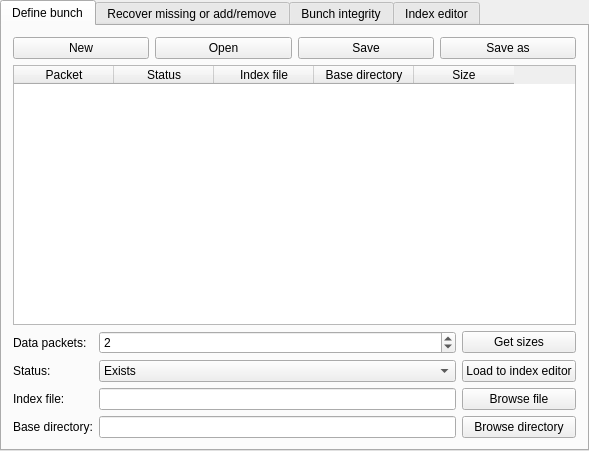
<?xml version="1.0" encoding="UTF-8"?>
<ui version="4.0">
 <class>MainWindow</class>
 <widget class="QMainWindow" name="MainWindow">
  <property name="geometry">
   <rect>
    <x>0</x>
    <y>0</y>
    <width>580</width>
    <height>451</height>
   </rect>
  </property>
  <property name="windowTitle">
   <string>XOR file create and recovery</string>
  </property>
  <widget class="QWidget" name="centralWidget">
   <layout class="QGridLayout" name="gridLayout">
    <property name="leftMargin">
     <number>0</number>
    </property>
    <property name="topMargin">
     <number>0</number>
    </property>
    <property name="rightMargin">
     <number>0</number>
    </property>
    <property name="bottomMargin">
     <number>0</number>
    </property>
    <item row="0" column="0">
     <widget class="QTabWidget" name="ToolTab">
      <property name="currentIndex">
       <number>0</number>
      </property>
      <widget class="QWidget" name="ToolTabXor">
       <attribute name="title">
        <string>Define bunch</string>
       </attribute>
       <layout class="QVBoxLayout" name="verticalLayout_3">
        <item>
         <layout class="QHBoxLayout" name="XorProjectPanel">
          <item>
           <widget class="QPushButton" name="ProjectNew">
            <property name="text">
             <string>New</string>
            </property>
           </widget>
          </item>
          <item>
           <widget class="QPushButton" name="ProjectLoad">
            <property name="text">
             <string>Open</string>
            </property>
           </widget>
          </item>
          <item>
           <widget class="QPushButton" name="ProjectSave">
            <property name="text">
             <string>Save</string>
            </property>
           </widget>
          </item>
          <item>
           <widget class="QPushButton" name="ProjectSaveAs">
            <property name="text">
             <string>Save as</string>
            </property>
           </widget>
          </item>
         </layout>
        </item>
        <item>
         <widget class="QTableWidget" name="PacketTable">
          <property name="editTriggers">
           <set>QAbstractItemView::NoEditTriggers</set>
          </property>
          <property name="selectionMode">
           <enum>QAbstractItemView::SingleSelection</enum>
          </property>
          <property name="selectionBehavior">
           <enum>QAbstractItemView::SelectRows</enum>
          </property>
          <property name="verticalScrollMode">
           <enum>QAbstractItemView::ScrollPerPixel</enum>
          </property>
          <property name="horizontalScrollMode">
           <enum>QAbstractItemView::ScrollPerPixel</enum>
          </property>
          <attribute name="verticalHeaderVisible">
           <bool>false</bool>
          </attribute>
          <column>
           <property name="text">
            <string>Packet</string>
           </property>
          </column>
          <column>
           <property name="text">
            <string>Status</string>
           </property>
          </column>
          <column>
           <property name="text">
            <string>Index file</string>
           </property>
          </column>
          <column>
           <property name="text">
            <string>Base directory</string>
           </property>
          </column>
          <column>
           <property name="text">
            <string>Size</string>
           </property>
          </column>
         </widget>
        </item>
        <item>
         <layout class="QGridLayout" name="XorPacketPanel">
          <item row="0" column="1">
           <widget class="QSpinBox" name="DataPacketN">
            <property name="minimum">
             <number>1</number>
            </property>
            <property name="maximum">
             <number>15</number>
            </property>
            <property name="value">
             <number>2</number>
            </property>
           </widget>
          </item>
          <item row="0" column="0">
           <widget class="QLabel" name="DataPacketL">
            <property name="text">
             <string>Data packets:</string>
            </property>
           </widget>
          </item>
          <item row="0" column="3">
           <widget class="QPushButton" name="PacketGetSizes">
            <property name="text">
             <string>Get sizes</string>
            </property>
           </widget>
          </item>
          <item row="1" column="1">
           <widget class="QComboBox" name="PacketStatus">
            <item>
             <property name="text">
              <string>Exists</string>
             </property>
            </item>
            <item>
             <property name="text">
              <string>Missing</string>
             </property>
            </item>
            <item>
             <property name="text">
              <string>Add/Remove</string>
             </property>
            </item>
           </widget>
          </item>
          <item row="1" column="0">
           <widget class="QLabel" name="PacketStatusL">
            <property name="text">
             <string>Status:</string>
            </property>
           </widget>
          </item>
          <item row="2" column="0">
           <widget class="QLabel" name="PacketFileL">
            <property name="text">
             <string>Index file:</string>
            </property>
           </widget>
          </item>
          <item row="3" column="0">
           <widget class="QLabel" name="PacketDirL">
            <property name="text">
             <string>Base directory:</string>
            </property>
           </widget>
          </item>
          <item row="2" column="1">
           <widget class="QLineEdit" name="PacketFile"/>
          </item>
          <item row="3" column="1">
           <widget class="QLineEdit" name="PacketDir"/>
          </item>
          <item row="3" column="3">
           <widget class="QPushButton" name="PacketDirBrowse">
            <property name="text">
             <string>Browse directory</string>
            </property>
           </widget>
          </item>
          <item row="2" column="3">
           <widget class="QPushButton" name="PacketFileBrowse">
            <property name="text">
             <string>Browse file</string>
            </property>
           </widget>
          </item>
          <item row="1" column="3">
           <widget class="QPushButton" name="PacketFileEdit">
            <property name="text">
             <string>Load to index editor</string>
            </property>
           </widget>
          </item>
         </layout>
        </item>
       </layout>
      </widget>
      <widget class="QWidget" name="ToolTabXorWork">
       <attribute name="title">
        <string>Recover missing or add/remove</string>
       </attribute>
       <layout class="QVBoxLayout" name="verticalLayout_2">
        <item>
         <layout class="QHBoxLayout" name="XorSectionPanel">
          <item>
           <widget class="QPushButton" name="ScenarioGenerate">
            <property name="text">
             <string>Generate scenario</string>
            </property>
           </widget>
          </item>
          <item>
           <widget class="QPushButton" name="ScenarioSetWaiting">
            <property name="text">
             <string>Set as waiting</string>
            </property>
           </widget>
          </item>
          <item>
           <widget class="QPushButton" name="ScenarioSetDone">
            <property name="text">
             <string>Set as done</string>
            </property>
           </widget>
          </item>
          <item>
           <widget class="QPushButton" name="ScenarioSetPostponed">
            <property name="text">
             <string>Set as postponed</string>
            </property>
           </widget>
          </item>
          <item>
           <widget class="QPushButton" name="ScenarioPerform">
            <property name="text">
             <string>Perform waiting</string>
            </property>
           </widget>
          </item>
         </layout>
        </item>
        <item>
         <layout class="QHBoxLayout" name="XorPacketRange">
          <item>
           <widget class="QLabel" name="Range1L">
            <property name="text">
             <string>Begin offset:</string>
            </property>
           </widget>
          </item>
          <item>
           <widget class="QLineEdit" name="Range1T">
            <property name="text">
             <string/>
            </property>
           </widget>
          </item>
          <item>
           <widget class="QLabel" name="Range2L">
            <property name="text">
             <string>End offset:</string>
            </property>
           </widget>
          </item>
          <item>
           <widget class="QLineEdit" name="Range2T">
            <property name="text">
             <string/>
            </property>
           </widget>
          </item>
          <item>
           <widget class="QPushButton" name="RangeWhole">
            <property name="text">
             <string>Whole packet</string>
            </property>
           </widget>
          </item>
          <item>
           <widget class="QLabel" name="PacketChunkL">
            <property name="text">
             <string>Chunk size (MB):</string>
            </property>
           </widget>
          </item>
          <item>
           <widget class="QLineEdit" name="PacketChunkT">
            <property name="text">
             <string>64</string>
            </property>
           </widget>
          </item>
         </layout>
        </item>
        <item>
         <widget class="QTableWidget" name="ScenarioViewerT">
          <property name="editTriggers">
           <set>QAbstractItemView::NoEditTriggers</set>
          </property>
          <property name="selectionMode">
           <enum>QAbstractItemView::SingleSelection</enum>
          </property>
          <property name="selectionBehavior">
           <enum>QAbstractItemView::SelectRows</enum>
          </property>
          <property name="verticalScrollMode">
           <enum>QAbstractItemView::ScrollPerPixel</enum>
          </property>
          <property name="horizontalScrollMode">
           <enum>QAbstractItemView::ScrollPerPixel</enum>
          </property>
          <attribute name="verticalHeaderVisible">
           <bool>false</bool>
          </attribute>
          <column>
           <property name="text">
            <string>Status</string>
           </property>
          </column>
          <column>
           <property name="text">
            <string>Operation</string>
           </property>
          </column>
         </widget>
        </item>
        <item>
         <widget class="QProgressBar" name="ScenarioProgress">
          <property name="maximum">
           <number>1000</number>
          </property>
          <property name="value">
           <number>0</number>
          </property>
          <property name="textVisible">
           <bool>false</bool>
          </property>
         </widget>
        </item>
       </layout>
      </widget>
      <widget class="QWidget" name="ToolTabIntegrity">
       <attribute name="title">
        <string>Bunch integrity</string>
       </attribute>
       <layout class="QGridLayout" name="gridLayout_2">
        <item row="0" column="0">
         <widget class="QSplitter" name="splitter">
          <property name="orientation">
           <enum>Qt::Vertical</enum>
          </property>
          <widget class="QFrame" name="frame">
           <layout class="QVBoxLayout" name="verticalLayout">
            <property name="leftMargin">
             <number>0</number>
            </property>
            <property name="topMargin">
             <number>0</number>
            </property>
            <property name="rightMargin">
             <number>0</number>
            </property>
            <property name="bottomMargin">
             <number>0</number>
            </property>
            <item>
             <widget class="QTableWidget" name="IntegrityRangeList">
              <property name="editTriggers">
               <set>QAbstractItemView::NoEditTriggers</set>
              </property>
              <property name="selectionMode">
               <enum>QAbstractItemView::SingleSelection</enum>
              </property>
              <property name="selectionBehavior">
               <enum>QAbstractItemView::SelectRows</enum>
              </property>
              <column>
               <property name="text">
                <string>Begin</string>
               </property>
              </column>
              <column>
               <property name="text">
                <string>End</string>
               </property>
              </column>
              <column>
               <property name="text">
                <string>Size</string>
               </property>
              </column>
              <column>
               <property name="text">
                <string>P status</string>
               </property>
              </column>
              <column>
               <property name="text">
                <string>Q status</string>
               </property>
              </column>
             </widget>
            </item>
            <item>
             <layout class="QHBoxLayout" name="IntegrityRangeAction">
              <item>
               <widget class="QPushButton" name="IntegrityRangeAdd">
                <property name="text">
                 <string>Add stripes</string>
                </property>
               </widget>
              </item>
              <item>
               <widget class="QPushButton" name="IntegrityRangeRem">
                <property name="text">
                 <string>Remove selected stripe</string>
                </property>
               </widget>
              </item>
              <item>
               <widget class="QPushButton" name="IntegrityRangeRemAll">
                <property name="text">
                 <string>Remove all stripes</string>
                </property>
               </widget>
              </item>
             </layout>
            </item>
           </layout>
          </widget>
          <widget class="QFrame" name="frame_2">
           <layout class="QVBoxLayout" name="verticalLayout_5">
            <property name="leftMargin">
             <number>0</number>
            </property>
            <property name="topMargin">
             <number>0</number>
            </property>
            <property name="rightMargin">
             <number>0</number>
            </property>
            <property name="bottomMargin">
             <number>0</number>
            </property>
            <item>
             <layout class="QHBoxLayout" name="IntegrityScenarioAction">
              <item>
               <widget class="QComboBox" name="IntegrityMode">
                <item>
                 <property name="text">
                  <string>P only</string>
                 </property>
                </item>
                <item>
                 <property name="text">
                  <string>Q only</string>
                 </property>
                </item>
                <item>
                 <property name="text">
                  <string>P and Q seq</string>
                 </property>
                </item>
                <item>
                 <property name="text">
                  <string>P and Q sim</string>
                 </property>
                </item>
               </widget>
              </item>
              <item>
               <widget class="QPushButton" name="IntegrityScenarioGen">
                <property name="text">
                 <string>Generate</string>
                </property>
               </widget>
              </item>
              <item>
               <widget class="QPushButton" name="IntegrityScenarioSetWaiting">
                <property name="text">
                 <string>Set as waiting</string>
                </property>
               </widget>
              </item>
              <item>
               <widget class="QPushButton" name="IntegrityScenarioSetDone">
                <property name="text">
                 <string>Set as done</string>
                </property>
               </widget>
              </item>
              <item>
               <widget class="QPushButton" name="IntegrityScenarioSetPostponed">
                <property name="text">
                 <string>Set as postponed</string>
                </property>
               </widget>
              </item>
              <item>
               <widget class="QPushButton" name="IntegrityScenarioPerform">
                <property name="text">
                 <string>Perform waiting</string>
                </property>
               </widget>
              </item>
             </layout>
            </item>
            <item>
             <layout class="QHBoxLayout" name="horizontalLayout_4">
              <item>
               <widget class="QLabel" name="IntegrityTempSizeL">
                <property name="text">
                 <string>Temporary file size:</string>
                </property>
               </widget>
              </item>
              <item>
               <widget class="QLineEdit" name="IntegrityTempSizeT">
                <property name="readOnly">
                 <bool>true</bool>
                </property>
               </widget>
              </item>
             </layout>
            </item>
            <item>
             <widget class="QTableWidget" name="IntegrityScenarioView">
              <property name="editTriggers">
               <set>QAbstractItemView::NoEditTriggers</set>
              </property>
              <property name="selectionMode">
               <enum>QAbstractItemView::SingleSelection</enum>
              </property>
              <property name="selectionBehavior">
               <enum>QAbstractItemView::SelectRows</enum>
              </property>
              <column>
               <property name="text">
                <string>Status</string>
               </property>
              </column>
              <column>
               <property name="text">
                <string>Operation</string>
               </property>
              </column>
             </widget>
            </item>
            <item>
             <widget class="QProgressBar" name="IntegrityScenarioProgress">
              <property name="maximum">
               <number>1000</number>
              </property>
              <property name="value">
               <number>0</number>
              </property>
              <property name="textVisible">
               <bool>false</bool>
              </property>
             </widget>
            </item>
            <item>
             <layout class="QHBoxLayout" name="horizontalLayout_3">
              <item>
               <widget class="QLabel" name="IntegrityTempFileL">
                <property name="text">
                 <string>Temporary file:</string>
                </property>
               </widget>
              </item>
              <item>
               <widget class="QLineEdit" name="IntegrityTempFileT"/>
              </item>
              <item>
               <widget class="QPushButton" name="IntegrityTempFileBrowse">
                <property name="text">
                 <string>Browse file</string>
                </property>
               </widget>
              </item>
              <item>
               <widget class="QLabel" name="IntegrityChunkSizeL">
                <property name="text">
                 <string>Chunk size (MB):</string>
                </property>
               </widget>
              </item>
              <item>
               <widget class="QLineEdit" name="IntegrityChunkSizeT">
                <property name="text">
                 <string>64</string>
                </property>
               </widget>
              </item>
             </layout>
            </item>
           </layout>
          </widget>
         </widget>
        </item>
       </layout>
      </widget>
      <widget class="QWidget" name="ToolTabFile">
       <attribute name="title">
        <string>Index editor</string>
       </attribute>
       <layout class="QVBoxLayout" name="verticalLayout_4">
        <item>
         <layout class="QHBoxLayout" name="FileIndexPanel">
          <item>
           <widget class="QPushButton" name="IndexClear">
            <property name="text">
             <string>New</string>
            </property>
           </widget>
          </item>
          <item>
           <widget class="QPushButton" name="IndexLoad">
            <property name="text">
             <string>Open</string>
            </property>
           </widget>
          </item>
          <item>
           <widget class="QPushButton" name="IndexSave">
            <property name="text">
             <string>Save</string>
            </property>
           </widget>
          </item>
          <item>
           <widget class="QPushButton" name="IndexSaveAs">
            <property name="text">
             <string>Save as</string>
            </property>
           </widget>
          </item>
          <item>
           <widget class="QLabel" name="FileIndexSizeL">
            <property name="text">
             <string>Packet size:</string>
            </property>
           </widget>
          </item>
          <item>
           <widget class="QLineEdit" name="FileIndexSize">
            <property name="sizePolicy">
             <sizepolicy hsizetype="Minimum" vsizetype="Fixed">
              <horstretch>0</horstretch>
              <verstretch>0</verstretch>
             </sizepolicy>
            </property>
            <property name="text">
             <string>0</string>
            </property>
            <property name="readOnly">
             <bool>true</bool>
            </property>
           </widget>
          </item>
         </layout>
        </item>
        <item>
         <widget class="QTableWidget" name="FileIndexTable">
          <property name="editTriggers">
           <set>QAbstractItemView::NoEditTriggers</set>
          </property>
          <property name="selectionMode">
           <enum>QAbstractItemView::SingleSelection</enum>
          </property>
          <property name="selectionBehavior">
           <enum>QAbstractItemView::SelectRows</enum>
          </property>
          <property name="verticalScrollMode">
           <enum>QAbstractItemView::ScrollPerPixel</enum>
          </property>
          <property name="horizontalScrollMode">
           <enum>QAbstractItemView::ScrollPerPixel</enum>
          </property>
          <attribute name="verticalHeaderVisible">
           <bool>false</bool>
          </attribute>
          <column>
           <property name="text">
            <string>Name</string>
           </property>
          </column>
          <column>
           <property name="text">
            <string>Size</string>
           </property>
          </column>
          <column>
           <property name="text">
            <string>Begin</string>
           </property>
          </column>
          <column>
           <property name="text">
            <string>End</string>
           </property>
          </column>
          <column>
           <property name="text">
            <string>Digest</string>
           </property>
          </column>
          <column>
           <property name="text">
            <string>Status</string>
           </property>
          </column>
         </widget>
        </item>
        <item>
         <layout class="QHBoxLayout" name="FilePacketPanel">
          <item>
           <widget class="QPushButton" name="FilePacketAdd">
            <property name="text">
             <string>Add existing file</string>
            </property>
           </widget>
          </item>
          <item>
           <widget class="QPushButton" name="FilePacketBlank">
            <property name="text">
             <string>Add new file</string>
            </property>
           </widget>
          </item>
          <item>
           <widget class="QPushButton" name="FilePacketRem">
            <property name="text">
             <string>Remove</string>
            </property>
           </widget>
          </item>
          <item>
           <widget class="QPushButton" name="FilePacketMoveUp">
            <property name="text">
             <string>Move up</string>
            </property>
           </widget>
          </item>
          <item>
           <widget class="QPushButton" name="FilePacketMoveDown">
            <property name="text">
             <string>Move down</string>
            </property>
           </widget>
          </item>
         </layout>
        </item>
        <item>
         <layout class="QHBoxLayout" name="FileDigestPanel1">
          <item>
           <widget class="QPushButton" name="FileDigestCalc">
            <property name="text">
             <string>Get digest - sel</string>
            </property>
           </widget>
          </item>
          <item>
           <widget class="QPushButton" name="FileDigestCalcAll">
            <property name="text">
             <string>Get digest - all</string>
            </property>
           </widget>
          </item>
          <item>
           <widget class="QPushButton" name="FileSizeCheckAll">
            <property name="text">
             <string>Test sizes</string>
            </property>
           </widget>
          </item>
          <item>
           <widget class="QPushButton" name="FileDigestCheck">
            <property name="text">
             <string>Test digest - sel</string>
            </property>
           </widget>
          </item>
          <item>
           <widget class="QPushButton" name="FileDigestCheckAll">
            <property name="text">
             <string>Test digest - all</string>
            </property>
           </widget>
          </item>
         </layout>
        </item>
        <item>
         <layout class="QHBoxLayout" name="horizontalLayout">
          <item>
           <widget class="QPushButton" name="FileDigestSet">
            <property name="text">
             <string>Change digest</string>
            </property>
           </widget>
          </item>
          <item>
           <widget class="QPushButton" name="FileDigestSize">
            <property name="text">
             <string>Change size</string>
            </property>
           </widget>
          </item>
          <item>
           <widget class="QPushButton" name="FileDigestClearInfo">
            <property name="text">
             <string>Clear status</string>
            </property>
           </widget>
          </item>
          <item>
           <widget class="QPushButton" name="FileOffsetBegin">
            <property name="text">
             <string>To begin</string>
            </property>
           </widget>
          </item>
          <item>
           <widget class="QPushButton" name="FileOffsetEnd">
            <property name="text">
             <string>To end</string>
            </property>
           </widget>
          </item>
         </layout>
        </item>
        <item>
         <layout class="QHBoxLayout" name="horizontalLayout_2">
          <item>
           <widget class="QProgressBar" name="FileDigestProgress">
            <property name="maximum">
             <number>1000</number>
            </property>
            <property name="value">
             <number>0</number>
            </property>
            <property name="textVisible">
             <bool>false</bool>
            </property>
           </widget>
          </item>
         </layout>
        </item>
        <item>
         <layout class="QHBoxLayout" name="FileWorkDirPanel">
          <item>
           <widget class="QLabel" name="FileWorkDirL">
            <property name="text">
             <string>Base directory:</string>
            </property>
           </widget>
          </item>
          <item>
           <widget class="QLineEdit" name="FileWorkDirT"/>
          </item>
          <item>
           <widget class="QPushButton" name="FileWorkDirB">
            <property name="text">
             <string>Browse directory</string>
            </property>
           </widget>
          </item>
          <item>
           <widget class="QPushButton" name="FileDirAbsRel">
            <property name="text">
             <string>Abs -&gt; Rel</string>
            </property>
           </widget>
          </item>
          <item>
           <widget class="QPushButton" name="FileDirRelAbs">
            <property name="text">
             <string>Rel -&gt; Abs</string>
            </property>
           </widget>
          </item>
         </layout>
        </item>
       </layout>
      </widget>
     </widget>
    </item>
   </layout>
  </widget>
 </widget>
 <layoutdefault spacing="6" margin="11"/>
 <tabstops>
  <tabstop>ToolTab</tabstop>
  <tabstop>ProjectNew</tabstop>
  <tabstop>ProjectLoad</tabstop>
  <tabstop>ProjectSave</tabstop>
  <tabstop>ProjectSaveAs</tabstop>
  <tabstop>PacketTable</tabstop>
  <tabstop>DataPacketN</tabstop>
  <tabstop>PacketGetSizes</tabstop>
  <tabstop>PacketStatus</tabstop>
  <tabstop>PacketFileEdit</tabstop>
  <tabstop>PacketFile</tabstop>
  <tabstop>PacketFileBrowse</tabstop>
  <tabstop>PacketDir</tabstop>
  <tabstop>PacketDirBrowse</tabstop>
  <tabstop>ScenarioGenerate</tabstop>
  <tabstop>ScenarioSetWaiting</tabstop>
  <tabstop>ScenarioSetDone</tabstop>
  <tabstop>ScenarioSetPostponed</tabstop>
  <tabstop>ScenarioPerform</tabstop>
  <tabstop>Range1T</tabstop>
  <tabstop>Range2T</tabstop>
  <tabstop>RangeWhole</tabstop>
  <tabstop>PacketChunkT</tabstop>
  <tabstop>ScenarioViewerT</tabstop>
  <tabstop>IntegrityRangeList</tabstop>
  <tabstop>IntegrityRangeAdd</tabstop>
  <tabstop>IntegrityRangeRem</tabstop>
  <tabstop>IntegrityRangeRemAll</tabstop>
  <tabstop>IntegrityMode</tabstop>
  <tabstop>IntegrityScenarioGen</tabstop>
  <tabstop>IntegrityScenarioSetWaiting</tabstop>
  <tabstop>IntegrityScenarioSetDone</tabstop>
  <tabstop>IntegrityScenarioSetPostponed</tabstop>
  <tabstop>IntegrityScenarioPerform</tabstop>
  <tabstop>IntegrityScenarioView</tabstop>
  <tabstop>IntegrityTempFileT</tabstop>
  <tabstop>IntegrityTempFileBrowse</tabstop>
  <tabstop>IntegrityChunkSizeT</tabstop>
  <tabstop>IndexClear</tabstop>
  <tabstop>IndexLoad</tabstop>
  <tabstop>IndexSave</tabstop>
  <tabstop>IndexSaveAs</tabstop>
  <tabstop>FileIndexSize</tabstop>
  <tabstop>FileIndexTable</tabstop>
  <tabstop>FilePacketAdd</tabstop>
  <tabstop>FilePacketBlank</tabstop>
  <tabstop>FilePacketRem</tabstop>
  <tabstop>FilePacketMoveUp</tabstop>
  <tabstop>FilePacketMoveDown</tabstop>
  <tabstop>FileDigestCalc</tabstop>
  <tabstop>FileDigestCalcAll</tabstop>
  <tabstop>FileDigestCheck</tabstop>
  <tabstop>FileDigestCheckAll</tabstop>
  <tabstop>FileDigestSet</tabstop>
  <tabstop>FileDigestSize</tabstop>
  <tabstop>FileDigestClearInfo</tabstop>
  <tabstop>FileOffsetBegin</tabstop>
  <tabstop>FileOffsetEnd</tabstop>
  <tabstop>FileWorkDirT</tabstop>
  <tabstop>FileWorkDirB</tabstop>
  <tabstop>FileDirAbsRel</tabstop>
  <tabstop>FileDirRelAbs</tabstop>
 </tabstops>
 <resources/>
 <connections/>
</ui>
